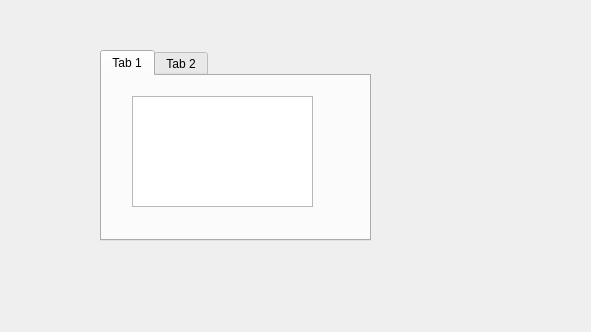
<?xml version="1.0" encoding="UTF-8"?>
<ui version="4.0">
 <class>Widget</class>
 <widget class="QWidget" name="Widget">
  <property name="geometry">
   <rect>
    <x>0</x>
    <y>0</y>
    <width>591</width>
    <height>332</height>
   </rect>
  </property>
  <property name="windowTitle">
   <string>Widget</string>
  </property>
  <widget class="QTabWidget" name="tabWidget">
   <property name="geometry">
    <rect>
     <x>100</x>
     <y>50</y>
     <width>271</width>
     <height>191</height>
    </rect>
   </property>
   <property name="currentIndex">
    <number>0</number>
   </property>
   <widget class="QWidget" name="tab">
    <attribute name="title">
     <string>Tab 1</string>
    </attribute>
    <widget class="QTextEdit" name="textEdit">
     <property name="geometry">
      <rect>
       <x>30</x>
       <y>20</y>
       <width>181</width>
       <height>111</height>
      </rect>
     </property>
    </widget>
   </widget>
   <widget class="QWidget" name="tab_2">
    <attribute name="title">
     <string>Tab 2</string>
    </attribute>
   </widget>
  </widget>
 </widget>
 <layoutdefault spacing="6" margin="11"/>
 <resources/>
 <connections/>
</ui>
